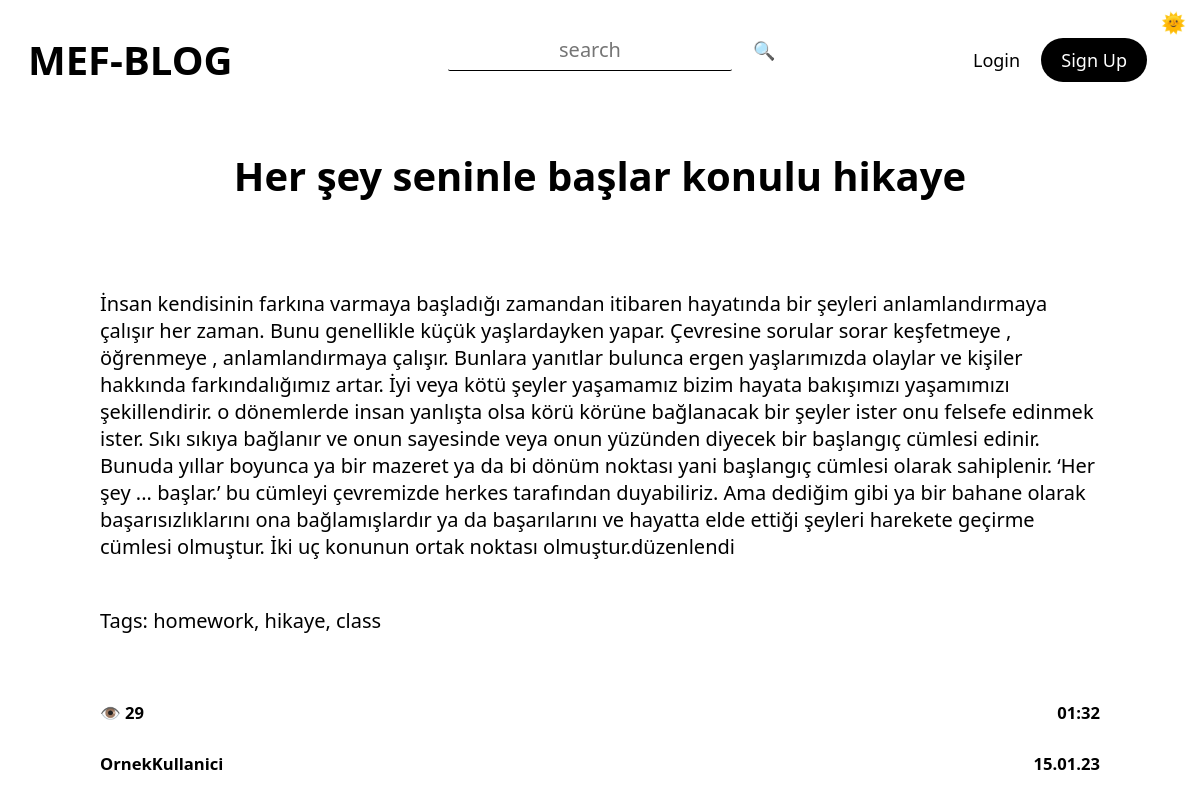
/2, run on the app's committed database.
### tables this page shows
CREATE TABLE "posts" (
	"id"	INTEGER NOT NULL UNIQUE,
	"title"	TEXT NOT NULL,
	"tags"	TEXT,
	"content"	TEXT NOT NULL,
	"author"	TEXT NOT NULL,
	"date"	TEXT NOT NULL,
	"time"	TEXT NOT NULL,
	"views"	TEXT,
	"lastEditDate"	TEXT,
	"lastEditTime"	TEXT,
	PRIMARY KEY("id" AUTOINCREMENT)
);

### routes/post.py (the view)
@postBlueprint.route("/<int:postID>", methods=["GET", "POST"])
def post(postID):
    form = commentForm(request.form)
    connection = sqlite3.connect("db/posts.db")
    cursor = connection.cursor()
    cursor.execute(f"select id from posts")
    posts = str(cursor.fetchall())
    match str(postID) in posts:
        case True:
            message("2", f'POST: "{postID}" FOUND')
            connection = sqlite3.connect("db/posts.db")
            cursor = connection.cursor()
            cursor.execute(f'select * from posts where id = "{postID}"')
            post = cursor.fetchone()
            cursor.execute(f'update posts set views = views+1 where id = "{postID}"')
            connection.commit()
            if request.method == "POST":
                comment = request.form["comment"]
                connection = sqlite3.connect("db/comments.db")
                cursor = connection.cursor()
                cursor.execute(
                    "insert into comments(post,comment,user,date,time) \
                    values(?, ?, ?, ?, ?)",
                    (
                        postID,
                        comment,
                        session["userName"],
                        currentDate(),
                        currentTime(),
                    ),
                )
                connection.commit()
                addPoints(5, session["userName"])
                flash("You earned 5 points by commenting ", "success")
                return redirect(f"/post/{postID}")
            connection = sqlite3.connect("db/comments.db")
            cursor = connection.cursor()
            cursor.execute(f'select * from comments where post = "{postID}"')
            comments = cursor.fetchall()
            return render_template(
                "post.html",
                id=post[0],
                title=post[1],
                tags=post[2],
                content=post[3],
                author=post[4],
                views=post[7],
                date=post[5],
                time=post[6],
                form=form,
                comments=comments,
            )
        case False:
            message("1", "404")
            return render_template("404.html")

### forms.py
class commentForm(Form):
    comment = TextAreaField(
        "Comment",
        [validators.Length(min=20, max=500), validators.InputRequired()],
        render_kw={"placeholder": "leave a comment"},
    )

### app.py (called while the page is built)
@app.context_processor
def utility_processor():
    getProfilePicture
    return dict(getProfilePicture=getProfilePicture)

### helpers.py (called while the page is built)
def currentDate():
    return datetime.now().strftime("%d.%m.%y")

def currentTime(seconds=False):
    match seconds:
        case False:
            return datetime.now().strftime("%H:%M")
        case True:
            return datetime.now().strftime("%H:%M:%S")

def message(color, message):
    print(
        f"\n\033[94m[{currentDate()}\033[0m"
        f"\033[95m {currentTime(True)}]\033[0m"
        f"\033[9{color}m {message}\033[0m\n"
    )
    logFile = open("log.log", "a")
    logFile.write(f"[{currentDate()}" f"|{currentTime(True)}]" f" {message}\n")
    logFile.close()

### templates/post.html (shortened to what this page needs)
{% extends 'layout.html'%} {%block head%}
<link
  rel="stylesheet"
  href="{{ url_for('static', filename='css/post.css') }}"
/>
{% endblock head %} {%block body%}
<div class="post centeredHorizontally">
  <h1 class="title">{{title}}</h1>
  <p class="content">
    {{content|safe}} <br />
    Tags: {{tags.replace(",",", ")}}
  </p>
  <div class="bottomBar">
    <div>
      <h5>👁️ {{views}}</h5>
      <a href="/user/{{author|lower}}">
        <h5 class="author">
          OrnekKullanici
         </h5></a>
    </div>
    <div class="dateTime">
      <h5>{{time}}</h5>
      <h5 class="date">{{date}}</h5>
    </div>
  </div>
</div>
{% endblock body %}

### static/css/general.css (style rules this page uses)
:root { --themePrimary: #000; --themeSecondary: #fff; --themeHelper: #303030; --primaryColor: #ff206e; --primaryHelper: #FF4F8C; }
* { font-family: system-ui, "Segoe UI", Roboto, Helvetica, Arial, sans-serif, "Apple Color Emoji", "Segoe UI Emoji", "Segoe UI Symbol"; color: var(--themePrimary); }
html { font-size: 125% !important; }
body { background-color: var(--themeSecondary); }
a { text-decoration: none; user-select: none; }
.centeredHorizontally { margin-left: auto; margin-right: auto; }

### static/css/post.css (style rules this page uses)
.post { display: flex; flex-direction: column; max-width: 50rem; margin-top: 1.5rem; }
.post h1 { text-align: center; }
.title { font-size: 2rem; }
.bottomBar { display: flex; align-items: stretch; justify-content: space-between; }
.dateTime h5 { text-align: right; }

### static/css/editor.css (style rules this page uses)
:root { --ck-border-radius: 1rem; --ck-font-size-base: 1rem; --ck-custom-background: hsl(270, 1%, 29%); --ck-custom-foreground: hsl(255, 3%, 18%); --ck-custom-border: hsl(300, 1%, 22%); --ck-custom-white: var(--light); --ck-color-base-foreground: var(--ck-custom-background); --ck-color-focus-border: hsl(208, 90%, 62%); --ck-color-text: hsl(0, 0%, 98%); --ck-color-shadow-drop: hsla(0, 0%, 0%, 0.2); --ck-color-shadow-inner: hsla(0, 0%, 0%, 0.1); --ck-color-button-default-background: var(--ck-custom-background); --ck-color-button-default-hover-background: hsl(270, 1%, 22%); --ck-color-button-default-active-background: hsl(270, 2%, 20%); --ck-color-button-default-active-shadow: hsl(270, 2%, 23%); --ck-color-button-default-disabled-background: var(--ck-custom-background); --ck-color-button-on-background: var(--ck-custom-foreground); --ck-color-button-on-hover-background: hsl(255, 4%, 16%); --ck-color-button-on-active-background: hsl(255, 4%, 14%); --ck-color-button-on-active-shadow: hsl(240, 3%, 19%); --ck-color-button-on-disabled-background: var(--ck-custom-foreground); --ck-color-button-action-background: hsl(168, 76%, 42%); --ck-color-button-action-hover-background: hsl(168, 76%, 38%); --ck-color-button-action-active-background: hsl(168, 76%, 36%); --ck-color-button-action-active-shadow: hsl(168, 75%, 34%); --ck-color-button-action-disabled-background: hsl(168, 76%, 42%); --ck-color-button-action-text: var(--ck-custom-white); --ck-color-button-save: hsl(120, 100%, 46%); --ck-color-button-cancel: hsl(15, 100%, 56%); --ck-color-dropdown-panel-background: var(--ck-custom-background); --ck-color-dropdown-panel-border: var(--ck-custom-foreground); --ck-color-split-button-hover-background: var(--ck-color-button-default-hover-background); --ck-color-split-button-hover-border: var(--ck-custom-foreground); --ck-color-input-background: var(--ck-custom-background); --ck-color-input-border: hsl(257, 3%, 43%); --ck-color-input-text: hsl(0, 0%, 98%); --ck-color-input-disabled-background: hsl(255, 4%, 21%); --ck-color-input-disabled-border: hsl(250, 3%, 38%); --ck-color-input-disabled-text: hsl(0, 0%, 78%); --ck-color-labeled-field-label-background: var(--ck-custom-background); --ck-color-list-background: var(--ck-custom-background); --ck-color-list-button-hover-background: var(--ck-custom-foreground); --ck-color-list-button-on-background: hsl(208, 88%, 52%); --ck-color-list-button-on-text: var(--ck-custom-white); --ck-color-panel-background: var(--ck-custom-background); --ck-color-panel-border: var(--ck-custom-border); --ck-color-toolbar-background: var(--ck-custom-background); --ck-color-toolbar-border: var(--ck-custom-border); --ck-color-tooltip-background: hsl(252, 7%, 14%); --ck-color-tooltip-text: hsl(0, 0%, 93%); --ck-color-image-caption-background: hsl(0, 0%, 97%); --ck-color-image-caption-text: hsl(0, 0%, 20%); --ck-color-widget-blurred-border: hsl(0, 0%, 87%); --ck-color-widget-hover-border: hsl(43, 100%, 68%); --ck-color-widget-editable-focus-background: var(--ck-custom-white); --ck-color-link-default: hsl(190, 100%, 75%); }

### data on the page
posts: title "Her şey seninle başlar konulu hikaye", content "İnsan kendisinin farkına varmaya başladığı zamandan itibaren hayatında bir şeyleri anlamlandırmaya çalışır her zaman. Bunu genellikle küçük yaşlardayken yapar. Çevresine sorular sorar keşfetmeye , öğrenmeye , anlamlandırmaya çalışır. Bunlara yanıtlar bulunca ergen yaşlarımızda olaylar ve kişiler hakkında farkındalığımız artar. İyi veya kötü şeyler yaşamamız bizim hayata bakışımızı yaşamımızı şekillendirir. o dönemlerde insan yanlışta olsa körü körüne bağlanacak bir şeyler ister onu felsefe edinmek ister. Sıkı sıkıya bağlanır ve onun sayesinde veya onun yüzünden diyecek bir başlangıç cümlesi edinir. Bunuda yıllar boyunca ya bir mazeret ya da bi dönüm noktası yani başlangıç cümlesi olarak…", replace "homework, hikaye, class", views "29", time "01:32", date "15.01.23"
